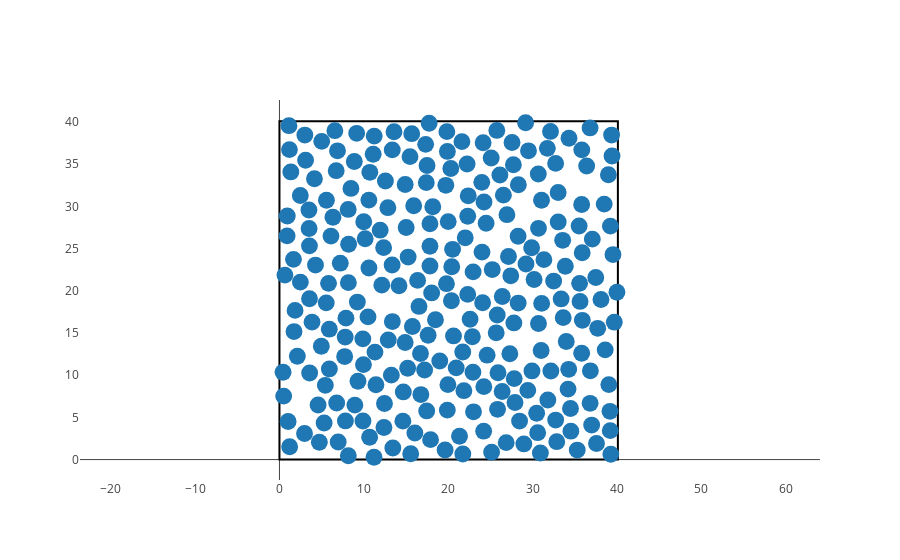
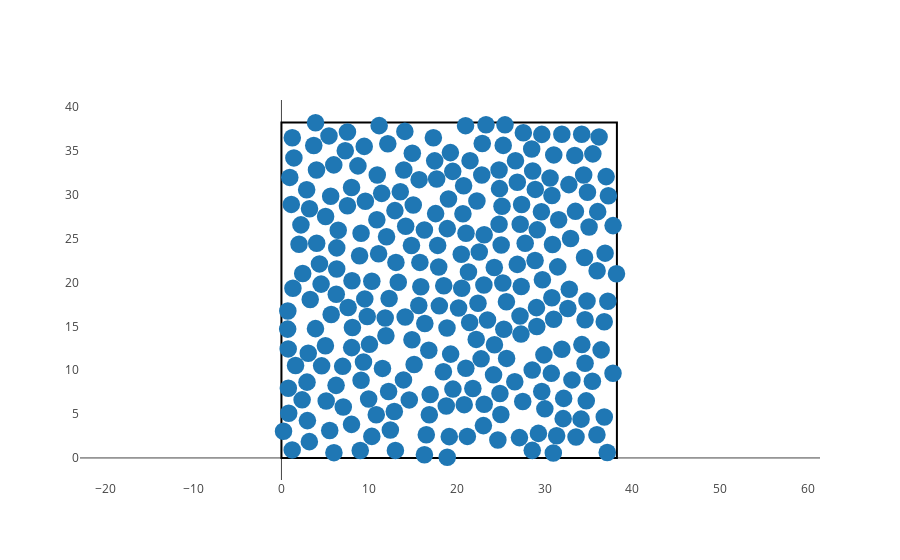

The cell these charts' notebook holds for them, in order:
### Markdown cell above
## Markov chain Monte Carlo with square lattice initial condition

### Code cell
NUM_STEPS = 1000000
num_disks = 16**2
disk_area = np.pi * DISK_RADIUS**2
psi = np.empty(num_disks, dtype="complex")

for density in [0.5, 0.55, 0.6, 0.65, 0.72]:
    
    print("Plot for density {}, after {} steps".format(density, NUM_STEPS))
    
    syst_size = system_size(num_disks, density, disk_area)
    config = generate_square_lattice(syst_size, num_disks)

    for i in range(NUM_STEPS):
        config = c_move_disk(config, num_disks, 0.5*DISK_RADIUS, syst_size)
        
    plot_config(config[:, 0], config[:, 1], syst_size)
            
    for i in range(num_disks):
        neighbour_list, positions = neighbours(config[i], config, i, syst_size)
    
        psi[i] = psi_6(i, config, neighbour_list, positions, syst_size)
    
    psi_tot = np.sum(psi)

    print("Psi_6 = {}".format(psi_tot))

#config after NUM_STEPS steps
# plot_config(config[:,0], config[:,1], syst_size)
